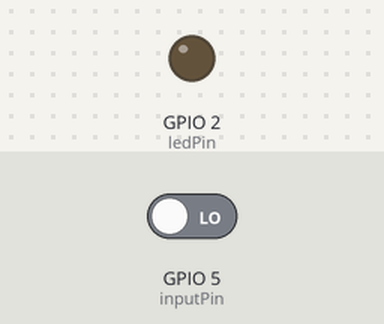
Bench run of a sketch on a simulated ESP32. Shown: output pins drawn as LEDs (lit = HIGH). The test bench sets the inputs (shaded band); at power-on: GPIO 5 (inputPin) LOW. WiFi joins after 1.5 s; servers stay silent unless stated; the local clock reads 2024-03-15 10:24:30 at power-on unless the sketch sets it; no MQTT or app messages arrive unless stated; not simulated (calls return 0 or success): wifi_secrets.h; what the sketch prints to the serial monitor is not drawn.

Above: at 2.8 s.
2.9 s: GPIO 5 (inputPin) driven HIGH
At 3.2 s:
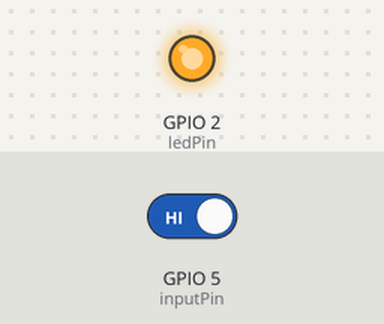
4.4 s: GPIO 5 (inputPin) driven LOW
At 5.5 s:
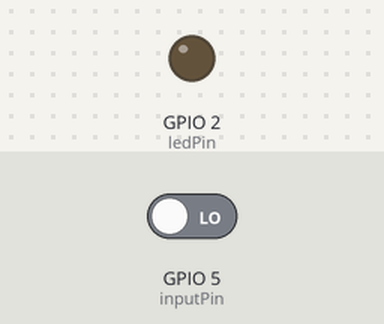
Timing chart, 0 to 7.4 s (numbered marks = the images above; inputs shaded):
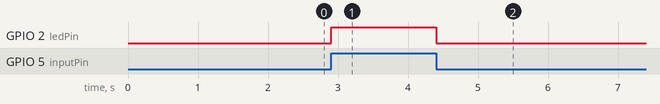

Measured:
- after the input at 2.9 s, GPIO 2 (ledPin): LOW → HIGH at once
- after the input at 4.4 s, GPIO 2 (ledPin): HIGH → LOW at once

The sketch:

main.ino
```cpp
#include <wifi_secrets.h>
#include <wifi_utils.h>
#include <mqtt_client.h>

const int ledPin = 2;
const int inputPin = 5;
int pirState = LOW;
int pirVal;

std::unique_ptr<BearSSL::WiFiClientSecure> wifiClient(new BearSSL::WiFiClientSecure());
PubSubClient mqttClient(*wifiClient);

BearSSL::X509List cert(cacert);
BearSSL::X509List clientCert(client_cert);
BearSSL::PrivateKey privateKey(privkey);

void setup() {
    Serial.begin(9600);

    pinMode(ledPin, OUTPUT);
    pinMode(inputPin, INPUT);

    WiFi.mode(WIFI_STA);
    WiFi.begin(ssid, password);
    Serial.print("Connecting");
    awaitWifiConnection();

    wifiClient->setTrustAnchors(&cert);
    wifiClient->setClientRSACert(&clientCert, &privateKey);
    setupMqtt(&mqttClient);
    connectMqtt(&mqttClient);
}

void loop() {
    if (WiFi.status() != WL_CONNECTED) {
        Serial.println("Wifi disconnected. Retrying connection..");
        awaitWifiConnection();
    }

    now = time(nullptr);

    if (!mqttClient.connected()) {
        Serial.println("MQTT disconnected. Attempting reconnection...");
        connectMqtt(&mqttClient);
    } else {
        mqttClient.loop();

        pirVal = digitalRead(inputPin);
        if (pirVal == HIGH) {
            digitalWrite(ledPin, HIGH);
            if (pirState == LOW) {
                publishToMqtt(&mqttClient);
                pirState = HIGH;
            }
        } else {
            digitalWrite(ledPin, LOW);
            if (pirState == HIGH){
                pirState = LOW;
            }
        }
    }
}
```
